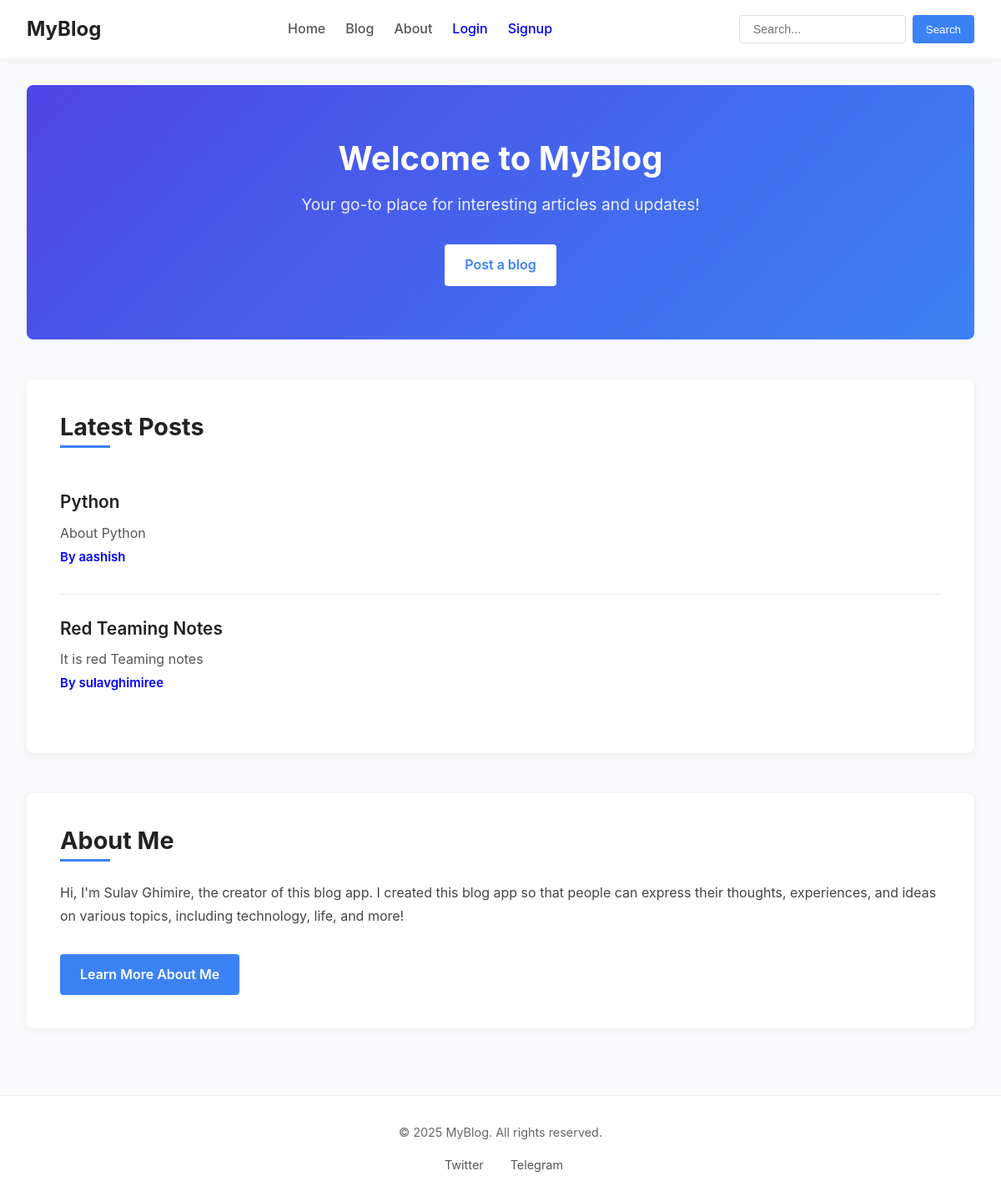
The app's page /, older data.
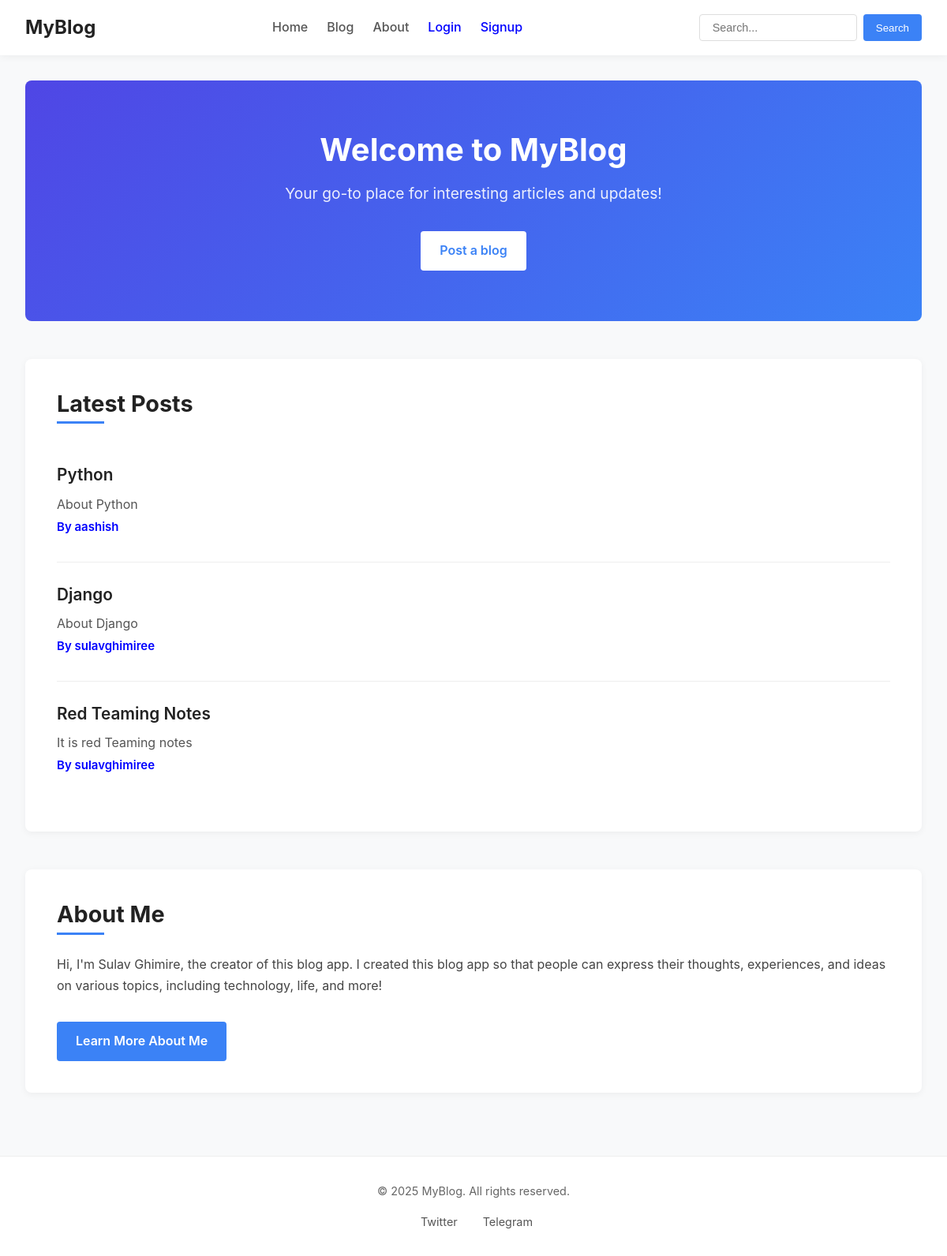
The same page, newer data.
### blog_app/models.py (models this page shows, shortened)
class Blog(models.Model):
    title = models.CharField(max_length=200)
    short_desc = models.CharField(max_length=200)
    content = models.TextField()
    author = models.ForeignKey(User, on_delete=models.CASCADE)
    created = models.DateTimeField(auto_now_add=True)
    updated = models.DateTimeField(auto_now=True)
    is_published = models.BooleanField(default=False)

### blog_app/views.py (the view)
# urls.py: path('', views.home, name='home'),
def home(request):
    blogs = Blog.objects.filter(is_published=True).order_by('-created')[:5]
    return render(request, 'blog_app/home.html', {'blogs':blogs})

### blog_app/templates/blog_app/home.html (shortened to what this page needs)
{% extends 'base.html' %}{% block content %}
<section class="hero">
  <h1>Welcome to MyBlog</h1>
  <p>Your go-to place for interesting articles and updates!</p>
  <a href="{% url 'create-blog' %}" class="cta-button">Post a blog</a>
</section>
<section class="latest-posts">
  <h2>Latest Posts</h2>
  <ul>
    {% for blog in blogs %}
    <li>
      <a href="{% url 'blog-detail' blog.id %}">{{ blog.title }}</a>
      <p>{{ blog.short_desc }}</p>
      <small>
        <a
          style="font-size: 15px; color: blue; margin-top: 5px"
          href="{% url 'user-profile' blog.author.username %}"
          >By {{blog.author}}</a
        ></small
      >
    </li>
    {% empty %}
    <li>No posts available yet. Stay tuned!</li>
    {% endfor %}
  </ul>
</section>
<section class="about">
  <h2>About Me</h2>
  <p>
    Hi, I'm Sulav Ghimire, the creator of this blog app. I created this blog app
    so that people can express their thoughts, experiences, and ideas on various
    topics, including technology, life, and more!
  </p>
  <a href="https://sulavg.com.np" class="cta-button">Learn More About Me</a>
</section>
{% endblock %}

Row changes from the older to the newer data that the page shows:
now on this page (row edited): Blog: title "Django", short_desc "About Django", author "sulavghimiree"
